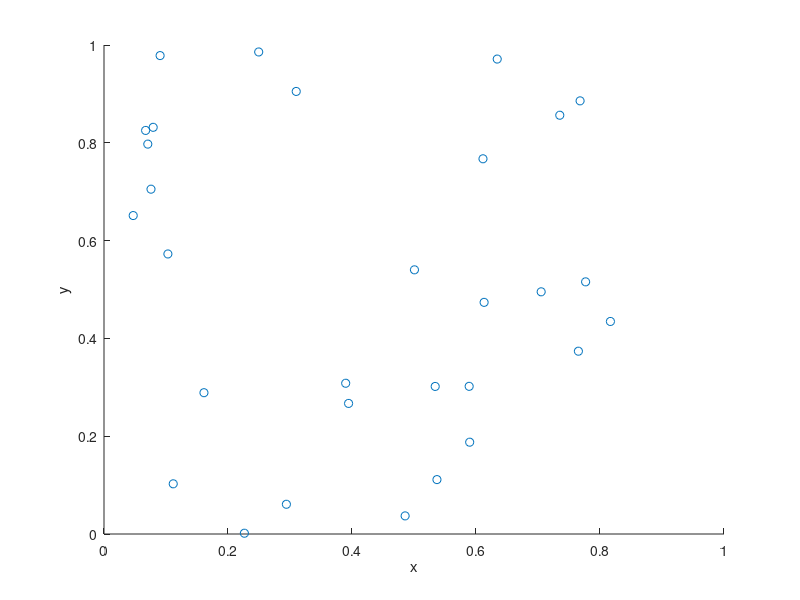

Recreate this plot in MATLAB.
% Simulate a binomial point process on a rectangle.
% Author: H. Paul Keeler, 2018.
% Website: hpaulkeeler.com
% Repository: github.com/hpaulkeeler/posts

numbPoints=30; %number of points

%Simulation window parameters
xMin=0;
xMax=1;
yMin=0;
yMax=1;
%rectangle dimensions
xDelta=xMax-xMin;
yDelta=yMax-yMin; 

%Simulate binomial point process
xx=xDelta*rand(numbPoints,1)+xMin;%x coordinates of uniform points
yy=yDelta*rand(numbPoints,1)+yMin;%y coordinates of uniform points

%Plotting
scatter(xx,yy);
xlabel('x');ylabel('y');
